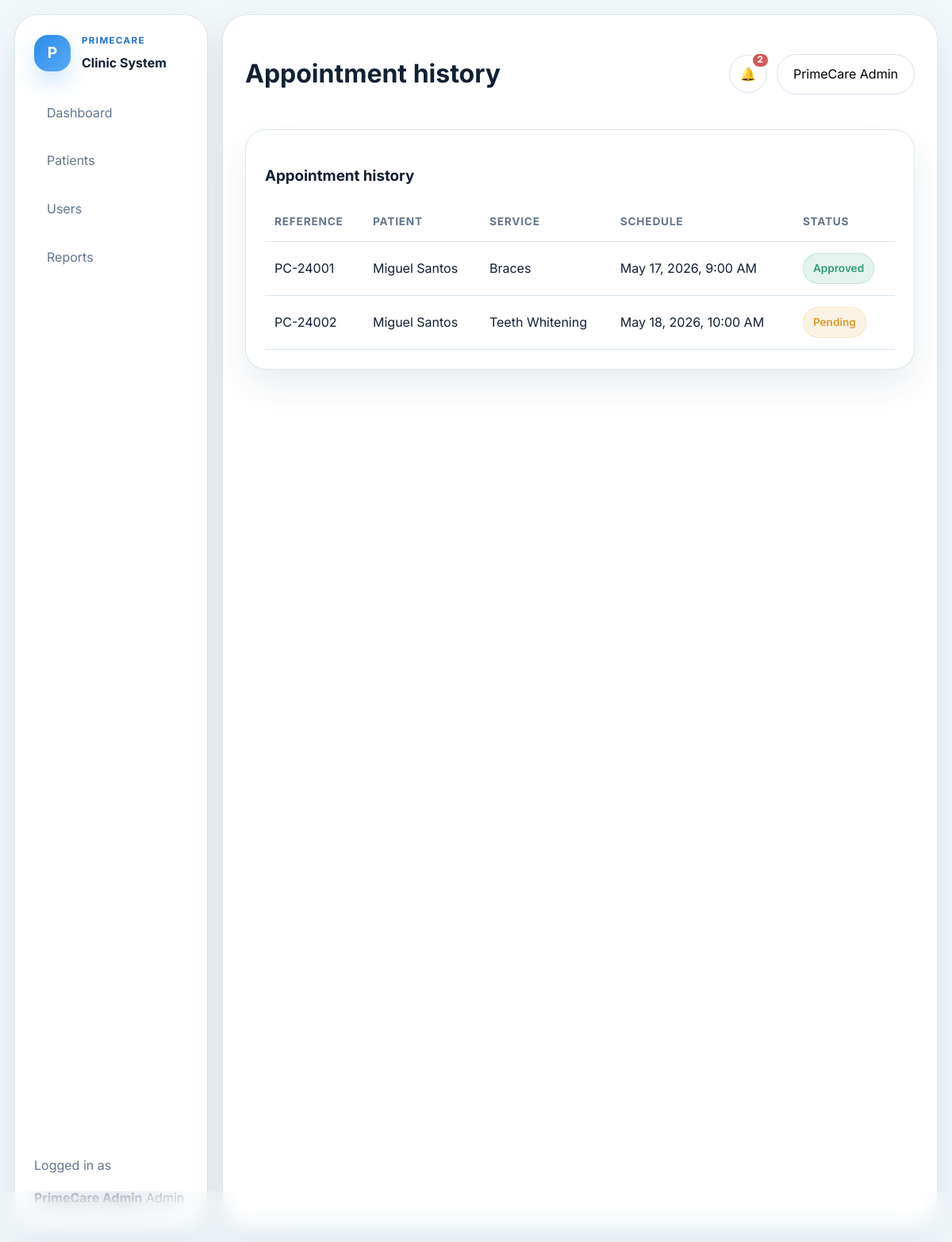
Page /Secretary/history.php (signed in) on the committed database.
### tables this page shows
CREATE TABLE users (
    id INT AUTO_INCREMENT PRIMARY KEY,
    full_name VARCHAR(150) NOT NULL,
    username VARCHAR(100) UNIQUE NULL,
    email VARCHAR(150) NOT NULL UNIQUE,
    password VARCHAR(255) NOT NULL,
    role ENUM('admin', 'dentist', 'secretary', 'patient') NOT NULL DEFAULT 'patient',
    contact_number VARCHAR(11) NOT NULL,
    created_at DATETIME DEFAULT CURRENT_TIMESTAMP
);

CREATE TABLE appointments (
    id INT AUTO_INCREMENT PRIMARY KEY,
    reference_code VARCHAR(30) NOT NULL UNIQUE,
    user_id INT NOT NULL,
    service_id INT NOT NULL,
    staff_id INT NULL,
    scheduled_date DATE NOT NULL,
    start_time TIME NOT NULL,
    end_time TIME NOT NULL,
    status ENUM('Pending','Accepted','Approved','Rejected','Cancelled','Completed') DEFAULT 'Pending',
    patient_name VARCHAR(150) NOT NULL,
    patient_email VARCHAR(150) NOT NULL,
    patient_contact VARCHAR(11) NOT NULL,
    service_name VARCHAR(150) NOT NULL,
    service_fee DECIMAL(10,2) NOT NULL,
    total_amount DECIMAL(10,2) NOT NULL,
    notes TEXT NULL,
    created_at DATETIME DEFAULT CURRENT_TIMESTAMP,
    FOREIGN KEY (user_id) REFERENCES users(id) ON DELETE CASCADE,
    FOREIGN KEY (service_id) REFERENCES services(id) ON DELETE CASCADE,
    FOREIGN KEY (staff_id) REFERENCES users(id) ON DELETE SET NULL
);

CREATE TABLE services (
    id INT AUTO_INCREMENT PRIMARY KEY,
    name VARCHAR(150) NOT NULL,
    category VARCHAR(120) NULL,
    description TEXT NULL,
    duration INT NOT NULL,
    buffer INT DEFAULT 0,
    price DECIMAL(10,2) NOT NULL,
    daily_limit INT NULL,
    active TINYINT(1) DEFAULT 1
);

### Config/config.php (called while the page is built)
<?php
return [
    'app' => [
        'name' => 'PrimeCare Dental Clinic',
        'tagline' => 'Gentle, modern dental care with a faster booking experience.',
        'base_url' => '/Dental Clinic',
        'timezone' => 'Asia/Singapore',
        'reschedule_cutoff_hours' => 12,
    ],
    'database' => [
        'host' => '127.0.0.1',
        'port' => 3306,
        'name' => 'primecaredental',
        'username' => 'root',
        'password' => '',
        'charset' => 'utf8mb4',
    ],
    'auth' => [
        'roles' => ['admin', 'dentist', 'secretary', 'patient'],
    ],
];

### Config/database.php (called while the page is built)
<?php
function db(): ?PDO
{
    static $pdo = false;
    if ($pdo !== false) {
        return $pdo;
    }
    $config = require __DIR__ . '/config.php';
    $db = $config['database'];
    $dsn = sprintf(
        'mysql:host=%s;port=%d;dbname=%s;charset=%s',
        $db['host'],
        $db['port'],
        $db['name'],
        $db['charset']
    );
    try {
        $pdo = new PDO($dsn, $db['username'], $db['password'], [
            PDO::ATTR_ERRMODE => PDO::ERRMODE_EXCEPTION,
            PDO::ATTR_DEFAULT_FETCH_MODE => PDO::FETCH_ASSOC,
        ]);
    } catch (Throwable $exception) {
        $pdo = null;
    }
    return $pdo;
}

### Config/functions.php (the view, shortened to what this page needs)
<?php
function app_config(?string $key = null, mixed $default = null): mixed
{
    static $config;
    if (!$config) {
        $config = require __DIR__ . '/config.php';
        date_default_timezone_set($config['app']['timezone']);
    }
    $segments = explode('.', $key);
    $value = $config;
    foreach ($segments as $segment) {
        $value = $value[$segment];
    }
    return $value;
}
function asset_url(string $path): string
{
    return app_config('app.base_url') . '/Assets/' . ltrim($path, '/');
}
function route_url(string $path = ''): string
{
    return rtrim(app_config('app.base_url'), '/') . '/' . ltrim($path, '/');
}
function h(?string $value): string
{
    return htmlspecialchars((string) $value, ENT_QUOTES, 'UTF-8');
}
function csrf_token(): string
{
    return $_SESSION['csrf_token'];
}
function demo_mode(): bool
{
    return db() === null;
}
function canonical_role(string $role): string
{
    return match ($role) {
        'dentist' => 'doctor',
        'staff' => 'secretary',
        default => $role,
    };
}
function ensure_profile_schema(): void
{
    static $checked = false;
    if ($checked) {
        return;
    }
    $checked = true;
}
function status_badge_class(string $status): string
{
    return match ($status) {
        'Accepted', 'Approved', 'Completed' => 'badge-success',
        'Rejected', 'Cancelled' => 'badge-danger',
        'Pending' => 'badge-warning',
        default => 'badge-muted',
    };
}
function services(): array
{
    return db()->query('SELECT id, name, category, description, duration, buffer, price, daily_limit, active FROM services WHERE active = 1 ORDER BY category, name')->fetchAll();
}
function service_by_id(int $serviceId): ?array
{
    foreach (services() as $service) {
        if ((int) $service['id'] === $serviceId) {
            return $service;
        }
    }
    return null;
}
function user_role_label(string $role): string
{
    return match ($role) {
        'staff', 'secretary' => 'Secretary',
        'doctor', 'dentist' => 'Doctor',
        'admin' => 'Admin',
        'patient' => 'Patient',
        default => ucfirst($role),
    };
}
function profile_payload_from_user(array $user): array
{
    $detail = array_key_exists('service_role', $user) ? $user : doctor_secretary_detail_by_user_id((int) $user['id']);
    $displayName = $user['name'] ?? $user['full_name'] ?? null;
    return [
        'id' => (int) $user['id'],
        'name' => $displayName,
        'full_name' => $displayName,
        'username' => $user['username'] ?? null,
        'email' => $user['email'],
        'role' => canonical_role((string) $user['role']),
        'role_label' => user_role_label((string) $user['role']),
        'contact_number' => $user['contact_number'] ?? null,
        'service_id' => $user['service_id'] ?? null,
        'service_role' => is_array($detail) ? ($detail['service_role'] ?? null) : null,
        'schedule' => is_array($detail) ? ($detail['schedule'] ?? null) : null,
    ];
}
function profile_by_user_id(int $userId, bool $includePassword = false): ?array
{
    $fields = 'u.id, u.full_name AS name, u.full_name, u.username, u.email, u.role, u.contact_number, sd.assigned_service_id AS service_id, s.name AS service_role,
        (
            SELECT GROUP_CONCAT(
                CONCAT(ds.day_of_week, " ", TIME_FORMAT(ds.start_time, "%h:%i %p"), " - ", TIME_FORMAT(ds.end_time, "%h:%i %p"))
                ORDER BY FIELD(ds.day_of_week, "Monday","Tuesday","Wednesday","Thursday","Friday","Saturday","Sunday"), ds.start_time
                SEPARATOR ", "
            )
            FROM doctor_schedules ds
            WHERE ds.user_id = u.id
        ) AS schedule';
    $statement = db()->prepare("
        SELECT {$fields}
        FROM users u
        LEFT JOIN staff_details sd ON sd.user_id = u.id
        LEFT JOIN services s ON s.id = sd.assigned_service_id
        WHERE u.id = :id
        LIMIT 1
    ");
    $statement->execute(['id' => $userId]);
    $user = $statement->fetch();
    return profile_payload_from_user($user) + ($includePassword ? ['password' => $user['password']] : []);
}
function ensure_notification_schema(): void
{
    $column = db()->query('SHOW COLUMNS FROM notifications LIKE "is_read"')->fetch();
}
function normalize_notification(array $notification): array
{
    $notification['id'] = (int) ($notification['id'] ?? 0);
    $notification['message'] = (string) ($notification['message'] ?? '');
    $notification['title'] = (string) ($notification['title'] ?? 'Notification');
    $notification['created_at'] = (string) ($notification['created_at'] ?? date('Y-m-d H:i:s'));
    $notification['is_read'] = (bool) ($notification['is_read'] ?? false);
    return $notification;
}
function notification_visible_for_role(array $notification, ?string $role = null): bool
{
    $role = canonical_role((string) ($role ?? (current_user()['role'] ?? '')));
    if ($role === 'admin') {
        return true;
    }
    return true;
}
function notifications(int $limit = 20): array
{
    ensure_notification_schema();
    $statement = db()->query('SELECT id, user_id, title, message, is_read, created_at FROM notifications ORDER BY created_at DESC');
    $notifications = array_map('normalize_notification', $statement->fetchAll());
    $notifications = array_values(array_filter($notifications, 'notification_visible_for_role'));
    return array_slice($notifications, 0, $limit);
}
function appointment_with_relations(array $appointment): array
{
    $appointment['user_id'] = (int) ($appointment['user_id'] ?? 0);
    $patientRecord = !empty($appointment['patient_name']) ? null : patient_by_id($appointment['user_id']);
    $appointment['patient'] = [
        'id' => $appointment['user_id'],
        'full_name' => $appointment['patient_name'] ?? ($patientRecord['full_name'] ?? null),
        'email' => $appointment['patient_email'] ?? ($patientRecord['email'] ?? null),
        'contact_number' => $appointment['patient_contact'] ?? ($patientRecord['contact_number'] ?? null),
    ];
    $appointment['service'] = service_by_id((int) $appointment['service_id']);
    $appointment['staff'] = !empty($appointment['staff_id']) ? profile_by_user_id((int) $appointment['staff_id']) : null;
    return $appointment;
}
function appointments(array $filters = []): array
{
    if (demo_mode()) {
        $appointments = demo_store('appointments');
    } else {
        $appointments = db()->query('SELECT * FROM appointments ORDER BY scheduled_date, start_time')->fetchAll();
    }
    $appointments = array_map('appointment_with_relations', $appointments);
    return array_values(array_filter($appointments, function ($appointment) use ($filters) {
        if (!empty($filters['status']) && $appointment['status'] !== $filters['status']) {
            return false;
        }
        if (!empty($filters['service_id']) && (int) $appointment['service_id'] !== (int) $filters['service_id']) {
            return false;
        }
        if (!empty($filters['date']) && $appointment['scheduled_date'] !== $filters['date']) {
            return false;
        }
        if (!empty($filters['staff_id']) && (int) ($appointment['staff_id'] ?? 0) !== (int) $filters['staff_id']) {
            return false;
        }
        if (!empty($filters['user_id']) && (int) ($appointment['user_id'] ?? 0) !== (int) $filters['user_id']) {
            return false;
        }
        return true;
    }));
}
function current_user(): ?array
{
    $sessionUser = $_SESSION['user'] ?? null;
    $userId = isset($_SESSION['user_id']) ? (int) $_SESSION['user_id'] : (isset($sessionUser['id']) ? (int) $sessionUser['id'] : 0);
    $profile = profile_by_user_id($userId);
    return $_SESSION['user'];
}
function require_login(array $roles = []): void
{
    $user = current_user();
}
function render_header(string $title, array $options = []): void
{
    $isAdmin = $options['admin'] ?? false;
    $bodyClass = $options['body_class'] ?? '';
    ?>
    <!DOCTYPE html>
    <html lang="en">
    <head>
        <link rel="stylesheet" href="https://cdnjs.cloudflare.com/ajax/libs/font-awesome/6.5.2/css/all.min.css">
        <link rel="stylesheet" href="<?= h(asset_url('css/style.css')) ?>">
    </head>
    <body class="<?= h($bodyClass) ?><?= $isAdmin ? ' admin-body' : '' ?>">
    <?php
}
function render_footer(): void
{
    ?>
        <div class="global-bottom-footer">
            <p>&copy; 2026 PrimeCare Dental Hub. All rights reserved.</p>
        </div>
    </body>
    </html>
    <?php
}
    ?>
    <?php
function render_admin_shell_start(string $title, string $active = 'dashboard'): void
{
    $user = current_user();
    $topbarNotifications = notifications();
    $unreadNotificationCount = count(array_filter($topbarNotifications, fn ($notification) => !$notification['is_read']));
    render_header($title, ['admin' => true]);
    $links = match (canonical_role((string) $user['role'])) {
        'doctor' => [
            'dashboard' => ['label' => 'Dashboard', 'href' => route_url('Dentist/index.php')],
            'schedule' => ['label' => 'Appointment Request', 'href' => route_url('Dentist/index.php#schedule')],
            'records' => ['label' => 'Patient Records', 'href' => route_url('Dentist/index.php#records')],
        ],
        'secretary' => [
            'dashboard' => ['label' => 'Dashboard', 'href' => route_url('Secretary/index.php')],
            'appointments' => ['label' => 'Schedule Appointments
', 'href' => '#', 'attrs' => ['data-booking-open' => 'true']],
            'history' => ['label' => 'History', 'href' => route_url('Secretary/history.php')],
        ],
        'patient' => [
            'dashboard' => ['label' => 'Dashboard', 'href' => route_url('Patient/index.php')],
            'book' => ['label' => 'Book Appointment', 'href' => '#', 'attrs' => ['data-booking-open' => 'true']],
            'history' => ['label' => 'Appointment History', 'href' => route_url('Patient/history.php')],
        ],
        default => [
            'dashboard' => ['label' => 'Dashboard', 'href' => route_url('Admin/index.php')],
            'patients' => ['label' => 'Patients', 'href' => route_url('Admin/index.php?page=patients')],
            'users' => ['label' => 'Users', 'href' => route_url('Admin/index.php?page=users')],
            'reports' => ['label' => 'Reports', 'href' => route_url('Admin/index.php?page=reports')],
        ],
    };
    ?>
    <div class="admin-shell">
        <aside class="sidebar" id="appSidebar">
            <div class="brand-block">
                <div class="logo-mark small">P</div>
                <div>
                    <p class="eyebrow">PrimeCare</p>
                    <strong>Clinic System</strong>
                </div>
            </div>
            <nav class="sidebar-nav">
                <?php foreach ($links as $key => $link): ?>
                    <?php
                    $attributes = '';
                    ?>
                    <a class="<?= $key === $active ? 'active' : '' ?>" href="<?= h($link['href']) ?>"<?= $attributes ?>><?= h($link['label']) ?></a>
                <?php endforeach; ?>
            </nav>
            <div class="sidebar-footer">
                <p class="muted-label">Logged in as</p>
                <strong data-sidebar-user-name><?= h($user['name']) ?></strong>
                <span><?= h(ucfirst($user['role'])) ?></span>
            </div>
        </aside>
        <main class="admin-main">
            <header class="admin-topbar">
                <div class="admin-title-wrap">
                    <div>
                    <h1><?= h($title) ?></h1>
                    </div>
                </div>
                <div class="topbar-actions">
                    <div class="notification-menu-wrap" data-notification-menu data-notification-endpoint="<?= h(route_url('Ajax/notifications.php')) ?>" data-notification-csrf="<?= h(csrf_token()) ?>">
                        <button class="icon-button notification-toggle" type="button" aria-label="Notifications" data-notification-toggle aria-expanded="false">
                            <span aria-hidden="true">&#128276;</span>
                            <span class="notification-badge" data-notification-badge <?= $unreadNotificationCount > 0 ? '' : 'hidden' ?>><?= h((string) $unreadNotificationCount) ?></span>
                        </button>
                    </div>
                    <div class="profile-menu-wrap" data-profile-menu>
                        <button class="ghost-link" type="button" data-profile-toggle aria-expanded="false">
                            <?= h($user['name']) ?>
                        </button>
                    </div>
                </div>
            </header>
    <?php
}
function render_admin_shell_end(): void
{
    echo '</main></div>';
    render_footer();
}

### Secretary/history.php (shortened to what this page needs)
<?php
require_login(['staff', 'admin']);
$appointments = appointments();
render_admin_shell_start('Appointment history', 'history');
?>
<section class="table-card">
    <h3>Appointment history</h3>
    <table>
        <thead><tr><th>Reference</th><th>Patient</th><th>Service</th><th>Schedule</th><th>Status</th></tr></thead>
        <tbody>
        <?php foreach ($appointments as $appointment): ?>
            <tr>
                <td><?= h($appointment['reference_code']) ?></td>
                <td><?= h($appointment['patient']['full_name']) ?></td>
                <td><?= h($appointment['service']['name']) ?></td>
                <td><?= h(date('M d, Y', strtotime($appointment['scheduled_date']))) ?>, <?= h(date('g:i A', strtotime($appointment['start_time']))) ?></td>
                <td><span class="badge <?= h(status_badge_class($appointment['status'])) ?>"><?= h($appointment['status']) ?></span></td>
            </tr>
        <?php endforeach; ?>
        </tbody>
    </table>
</section>
<?php render_admin_shell_end();

### rows in the picture
users: full_name "PrimeCare Admin", role "Admin"
appointments: reference_code "PC-24001", full_name "Miguel Santos", service.name "Braces", scheduled_date "May 17, 2026", start_time "9:00 AM", status "Approved"
appointments: reference_code "PC-24002", full_name "Miguel Santos", service.name "Teeth Whitening", scheduled_date "May 18, 2026", start_time "10:00 AM", status "Pending"

### other values in the picture
$link['label'] "Dashboard"
$link['label'] "Patients"
$link['label'] "Users"
$link['label'] "Reports"
$title "Appointment history"
$unreadNotificationCount "2"
